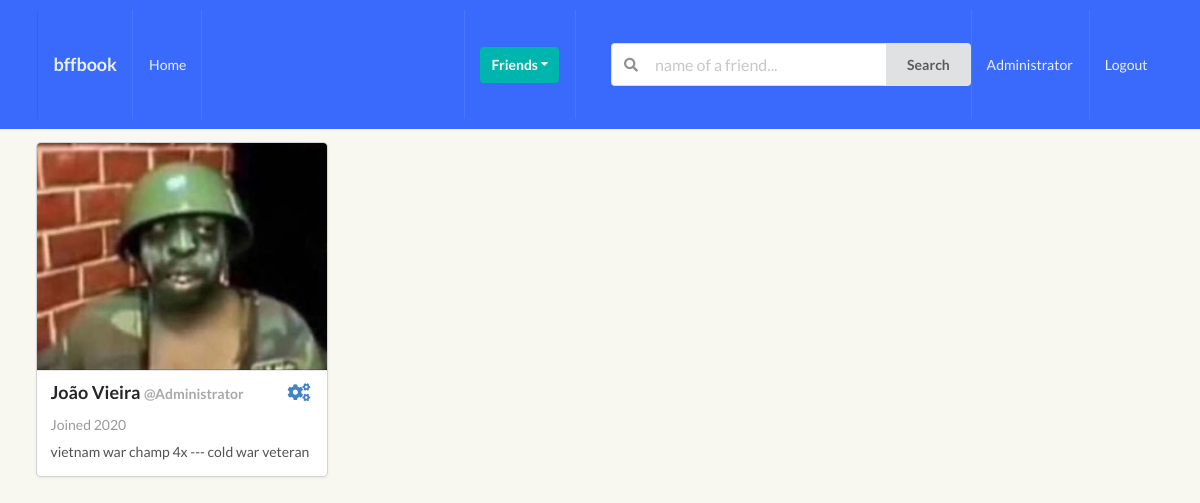
Page /profiles/myprofile/ (signed in) on the earlier database version.
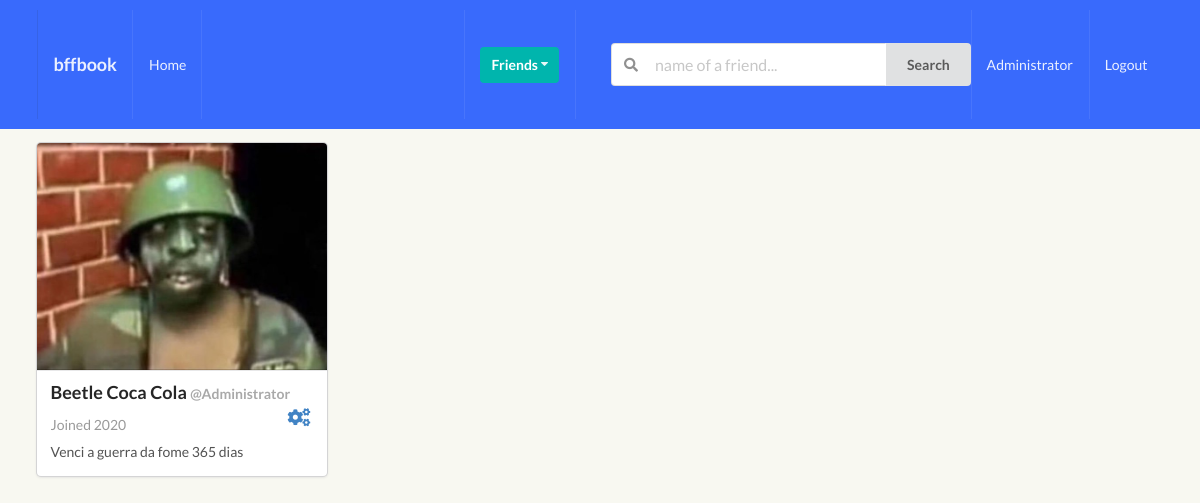
Same page on the later database version.
### perfil/models.py (models this page shows, shortened)
class Profile(models.Model):
    first_name = models.CharField(max_length=200, blank=True)
    last_name = models.CharField(max_length=200, blank=True)
    username = models.OneToOneField(User, on_delete=models.CASCADE)
    bio = models.TextField(default="no bio...", max_length=300)
    email = models.EmailField(max_length=200, blank=True)
    country = models.CharField(max_length=200, blank=True)
    avatar = models.ImageField(default='avatar.png', upload_to='avatars/')
    friends = models.ManyToManyField(User, blank=True, related_name='friends')
    slug = models.SlugField(unique=True, blank=True)
    updated = models.DateTimeField(auto_now=True)
    created = models.DateTimeField(auto_now_add=True)
    def get_friends(self):
        return self.friends.all()
    def created_str(self):
        new_created = self.created.strftime('%y')
        return new_created

### perfil/views.py (the view)
# urls.py: path('myprofile/', my_profile_view, name="my-profile-view")
def my_profile_view(request):
    obj = Profile.objects.get(username=request.user)
    form = ProfileModelForm(request.POST or None, request.FILES or None, instance=obj)
    confirm = False
    if request.method == 'POST':
        if form.is_valid():
            form.save()
            confirm = True
    context = {
        'obj': obj,
        'form': form,
        'confirm': confirm,
    }
    return render(request, 'perfil/myprofile.html', context)

### perfil/forms.py
class ProfileModelForm(forms.ModelForm):
    class Meta:
        model = Profile
        fields = ('first_name', 'last_name', 'bio', 'avatar')

### perfil/templates/perfil/myprofile.html (shortened to what this page needs)
{% extends 'base.html' %}
{% block content %}
<div class="ui card">
    <div class="image">
        <img src="{{obj.avatar.url}}">
    </div>
    <div class="content">
        <p class="header">{{obj.first_name}} {{obj.last_name}} <span class="small_text">@{{obj.username}}</span><a class="update_account right"><i class="cogs icon"></i></a></p>
        <div class="meta">
            <span class="date">Joined 20{{obj.created_str}}</span>
        </div>
        <div class="description">
            {{obj.bio}}
        </div>
    </div>
</div>
{% endblock content %}>

Differences in the rows shown:
changed Profile "Administrator": first_name "João" → "Beetle"; last_name "Vieira" → "Coca Cola"; bio "vietnam war champ 4x --- cold war veteran" → "Venci a guerra da fome 365 dias"
